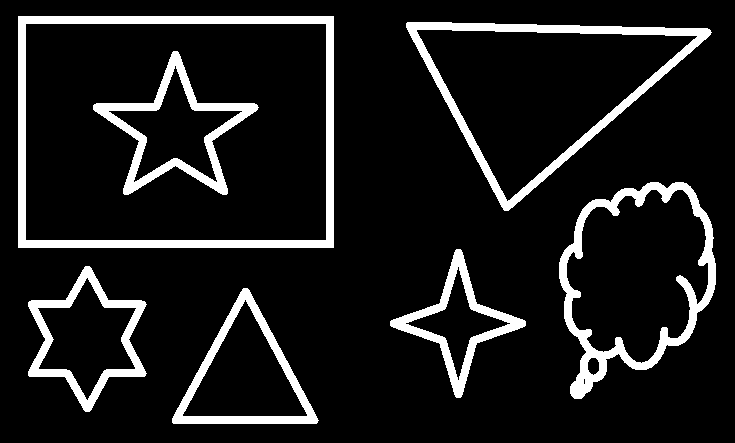
#> input picture opencv/squre.png, 735 x 443 px
$ python test_16.py
#> lines starting #> are read from the running program, lines starting #| are printed output that depends on the picture; after the words box and inside, x2 and y2 are one past the last pixel; in counts of white or black regions, pixels touching at a corner belong together
import cv2


squre = cv2.imread('squre.png')
#> squre is the input picture: shape (443, 735, 3); 10.9% white; 7 white regions, largest, box (x1, y1, x2, y2) and area: (18, 16, 334, 248) 8512, (559, 182, 716, 399) 6175, (406, 22, 712, 211) 6134
gray = cv2.cvtColor(squre, cv2.COLOR_BGR2GRAY)
#> gray: shape (443, 735); 10.9% white; 7 white regions
ret, thresh = cv2.threshold(gray, 127, 255, cv2.THRESH_BINARY)

contours, hierarchy = cv2.findContours(thresh, cv2.RETR_TREE, cv2.CHAIN_APPROX_NONE)
#> contours = 16 contours, 1 with area under 20; largest, box (x1, y1, x2, y2) and area: (18, 16, 334, 248) 72765, (25, 23, 327, 241) 65315, (406, 22, 712, 211) 29564, (416, 29, 698, 202) 24102, (559, 182, 716, 399) 23176
new_squre = squre.copy()
final = cv2.drawContours(new_squre, contours, -1, (255,0,0), 2)
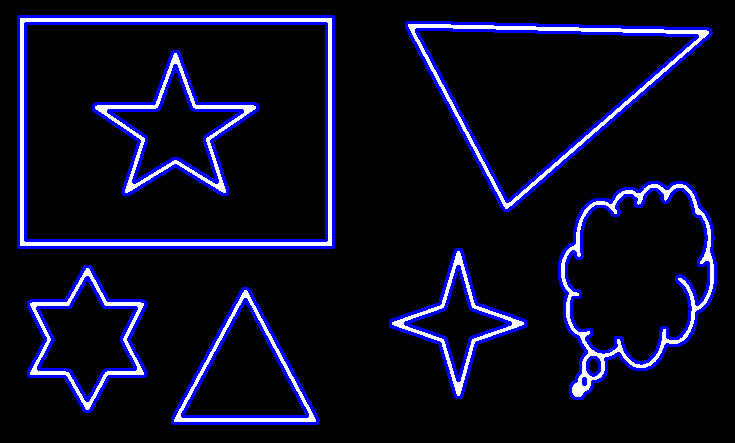
#> final: shape (443, 735, 3); mean B, G, R 35.9, 13.4, 13.4
cv2.imshow('final', final)
cv2.imshow('squre', squre)
cv2.waitKey(0)

x = 0
for i in contours:
    cnt = i
    print(cv2.contourArea(cnt))
    x += 1
#> this loop made 16 passes
#| 10460.5
#| 7426.5
#| 9438.0
#| 6242.0
#| 5953.0
#| 3003.0
#| 23176.0
#| 10.0
#> (further printed lines are left out)
#> after the loop, x = 16
